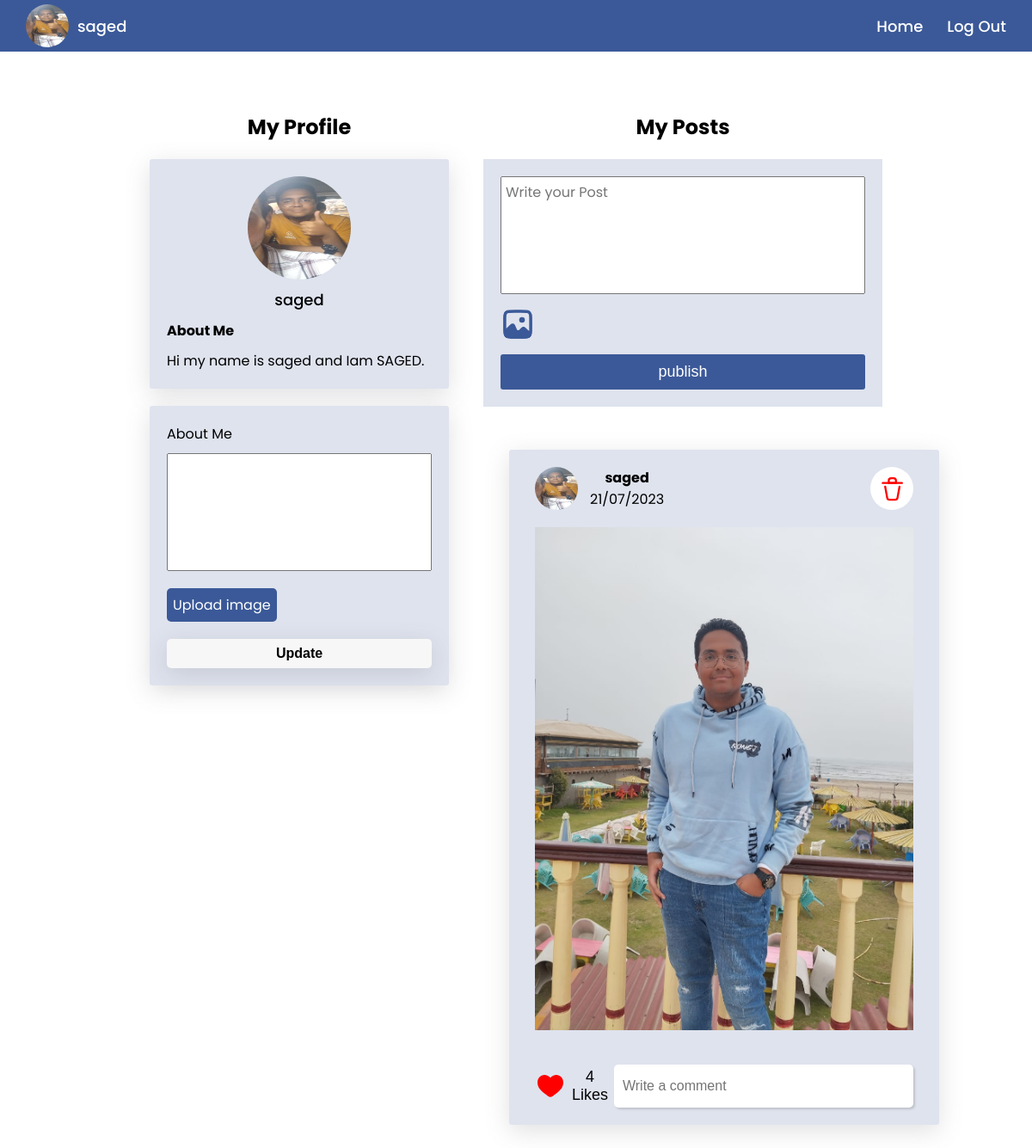
The app's page /profile (signed in) with its own data.
### tables this page shows
CREATE TABLE users (
  id INTEGER PRIMARY KEY AUTOINCREMENT NOT NULL,
  username VARCHAR(255) NOT NULL,
  password_hash VARCHAR(255) NOT NULL, about TEXT);

CREATE TABLE posts (
  id INTEGER PRIMARY KEY AUTOINCREMENT NOT NULL,
  user_id INTEGER,
  text TEXT
, date TEXT);

### app.py (the view, shortened to what this page needs)
@app.route("/profile", methods=["GET", "POST"])
@login_required
def profile():
    id = session["user_id"]
    me = db.execute("SELECT * FROM users WHERE id is (?)", id)[0]
    pro_id = request.args.get("id")
    if not pro_id:
        pro_id = id
    posts = get_post(pro_id)
    him = db.execute("SELECT * FROM users WHERE id is (?)",pro_id)[0]
    if not pro_id or int(pro_id) == int(id) or not him:
        return render_template("MyProfile.html", me = me, posts=posts)
    return render_template("Profile.html", me = me, him=him, posts=posts)

### app.py (called while the page is built)
@app.after_request
def after_request(response):
    response.headers["Cache-Control"] = "no-cache, no-store, must-revalidate"
    response.headers["Expires"] = 0
    response.headers["Pragma"] = "no-cache"
    return response

def get_post(s):
    id = session["user_id"]
    if s == '*':
        posts = db.execute("SELECT * FROM posts")
    else:
        posts = db.execute("SELECT * FROM posts where user_id is (?)", s)
    for post in posts:
        post["name"] = db.execute("SELECT * FROM users Where id is (?)",post['user_id'])[0]['username']
        if not post['text']:
            post['text'] = " "
        post['like'] = db.execute("SELECT count(*) from post where post_id is (?)",post['id'])[0]['count(*)']
        arr = db.execute("SELECT * from post where post_id is (?) AND user_id is(?)", post['id'], id)
        post['islike'] = len(arr)
    return posts

### helpers.py (called while the page is built)
def login_required(f):
    @wraps(f)
    def decorated_function(*args, **kwargs):
        if session.get("user_id") is None:
            return redirect("/login")
        return f(*args, **kwargs)
    return decorated_function

### templates/MyProfile.html (shortened to what this page needs)
{% extends "layout.html" %}
{% block style %}
<link rel="stylesheet" href="/static/css/profile.css" />
{% endblock %}
{% block main %}
<div id="mainProfile">
  <div>
    <div id="Data-prof">
      <h2>My Profile</h2>
      <div style="width: 100%;">
        <img
          src="/static/images/user_image/{{me['id']}}.png"
          alt="zyad"
          width="120px"
          height="120px"
        />
        <p>{{me['username']}}</p>
        <article>
          <h4>About Me</h4>
          <p>
            {{me['about']}}
          </p>
        </article>
      </div>
    </div>
    <form
      id="profile"
      action="/profile"
      method="post"
      enctype="multipart/form-data"
    >
      <label for="aboutMe">About Me</label>
      <textarea name="about" id="aboutMe" cols="30" rows="5"></textarea>
      <label for="upload_image" id="profile_img" >Upload image</label>
      <button type="submit">Update</button>
    </form>
  </div>
  <div id="create_posts">
    <h2>My Posts</h2>
    <form
      id="pubPost"
      action="/upload"
      method="post"
      enctype="multipart/form-data"
    >
      <textarea
        name="text"
        id="post_data"
        cols="30"
        rows="5"
        placeholder="Write your Post"
      ></textarea>
      <label for="image">
        <img
          src="/static/images/icons/img.svg"
          alt="img"
          width="40px"
          height="40px"
          id="img_lable"
        />
      </label>
      <button type="submit" id="publish">publish</button>
    </form>
    <main>
      {% for post in posts %}
        <div class="post">
          <div class="post-top">
            <div class="left-top" onclick="goProf({{post['user_id']}})">
              <img
                src="/static/images/user_image/{{post['user_id']}}.png"
                alt="user_image"
                width="50px"
                height="50px"
              />
              <div>
                <h4>{{post['name']}}</h4>
                <p>{{post['date']}}</p>
              </div>
            </div>
            <div
            onclick="delete_post({{post.id}})"
            >
              <img
                src="/static/images/icons/trash.svg"
                alt="trash"
                width="35px"
                height="35px"
              />
            </div>
          </div>
          <img src="/static/images/post_images/{{post['id']}}.png" alt="italy" />
          <div class="post-bottom">
            <button>
              <img
                {% if post.islike %}
                onclick="dislike({{post.id}})"
                src="/static/images/icons/heart-active.svg"
                {% else %}
                onclick="like({{post.id}})"
                src="/static/images/icons/heart-inactive.svg"
                {% endif %}
                alt="heart-inactive"
                width="36px"
                height="36px"
              />
              <p>{{post.like}} Likes</p>
            </button>
            <input type="text" placeholder="Write a comment" />
          </div>
        </div>
      {% endfor %}
    </main>
  </div>
</div>
{% endblock %}

### templates/layout.html (shortened to what this page needs)
<!DOCTYPE html>
<html lang="en">
  <head>
    {% block style %} {% endblock %}
  </head>
  <body>
    <nav>
      <a href="/profile" id="leftNav">
        <img src="/static/images/user_image/{{me['id']}}.png" alt="profile image" width="50px" height="50px" />
        <p>{{me['username']}}</p>
      </a>
      <div class="rightNav">
        <a href="/">Home</a>
        <a href="/logout">Log Out</a>
      </div>
    </nav>
    {% block main %} {% endblock %}
  </body>
</html>

### static/css/profile.css (style rules this page uses)
*, *::before, *::after { padding: 0; margin: 0; box-sizing: border-box; }
:root { --primary: #3b5998; --second: #8b9dc3; --light-blue: #dfe3ee; --semi-white: #f7f7f7; --hover: #3f5ea1; --white: #ffffff; }
html, body { height: 100vh; display: flex; flex-direction: column; gap: 50px; font-family: "Poppins", sans-serif; }
nav { background-color: var(--primary); height: 70px; display: flex; justify-content: space-between; align-items: center; padding: 5px 30px; font-size: 18px; }
#leftNav { display: flex; align-items: center; gap: 10px; color: var(--white); }
#leftNav > img { border-radius: 50%; }
nav > a, .rightNav > a { text-decoration: none; color: var(--white); font-weight: 500; }
.rightNav > a { margin-left: 23px; }
main { display: grid; grid-template-columns: repeat(auto-fill, minmax(500px, 1fr)); padding: 30px; gap: 30px; }
.post { display: flex; flex-direction: column; gap: 20px; padding: 20px 30px; border-radius: 3px; background-color: #dfe3ee; box-shadow: rgba(100, 100, 111, 0.2) 0px 7px 29px 0px; }
.post-top { display: flex; justify-content: space-between; align-items: center; }
.post-top div:first-child { display: flex; gap: 14px; }
.post-top div:first-child > img { border-radius: 50%; }
.post-top > div:last-child { display: flex; justify-content: center; align-items: center; cursor: pointer; background-color: var(--white); border-radius: 50%; padding: 25px; width: 40px; height: 40px; }
.post-bottom { display: flex; gap: 5px; }
.post-bottom > button { flex-basis: 20%; display: flex; align-items: center; justify-content: start; gap: 5px; border: 0; background-color: transparent; cursor: pointer; }
.post-bottom > button > p { font-size: 18px; }
.post-bottom > input { flex-basis: 80%; height: 50px; padding: 5px 10px; font-size: 16px; border-radius: 5px; border: none; box-shadow: rgba(0, 0, 0, 0.15) 1.95px 1.95px 2.6px; }
#mainProfile { display: flex; justify-content: center; gap: 40px; padding: 20px; }
#profile { display: flex; flex-direction: column; background-color: #dfe3ee; border-radius: 3px; box-shadow: rgba(100, 100, 111, 0.2) 0px 7px 29px 0px; padding: 20px; gap: 10px; }
#profile textarea, #post_data { resize: none; font-family: inherit; font-size: 16px; padding: 5px; }
label[for="upload_image"] { align-self: flex-start; }
label[for="upload_image"] { background-color: #3b5998; color: var(--white); text-align: center; border-radius: 5px; padding: 7px; font-size: 16px; cursor: pointer; }
#profile button[type="submit"] { border-radius: 5px; font-size: 16px; font-weight: 600; cursor: pointer; background-color: var(--semi-white); border: none; padding: 8px; box-shadow: rgba(100, 100, 111, 0.2) 0px 7px 29px 0px; }
#mainProfile > div:first-child { display: flex; flex-direction: column; gap: 20px; }
#Data-prof { display: flex; flex-direction: column; align-items: center; gap: 20px; }
#mainProfile > div:first-of-type { width: 30%; }
#Data-prof > div:first-of-type { display: flex; gap: 10px; flex-direction: column; align-items: center; box-shadow: rgba(100, 100, 111, 0.2) 0px 7px 29px 0px; background-color: #dfe3ee; border-radius: 3px; padding: 20px; }
#Data-prof > div:first-of-type > img { border-radius: 50%; }
#Data-prof > div:first-of-type > p { font-size: 18px; font-weight: 500; }
#Data-prof > div:first-of-type > article { width: 100%; display: flex; flex-direction: column; gap: 10px; text-align: justify; }
#create_posts { display: flex; flex-direction: column; gap: 20px; text-align: center; width: 40%; }
#pubPost { display: flex; flex-direction: column; background-color: #dfe3ee; padding: 20px; gap: 15px; }
label[for="image"] { align-self: flex-start; cursor: pointer; display: flex; align-items: center; gap: 7px; }
#publish { border: 0; background-color: var(--primary); font-size: 18px; color: white; font-weight: 500; padding: 10px 4px; border-radius: 3px; cursor: pointer; }

### records on screen
users: username "saged", about "Hi my name is saged and Iam SAGED."
posts: name "saged", date "21/07/2023", like "4"
